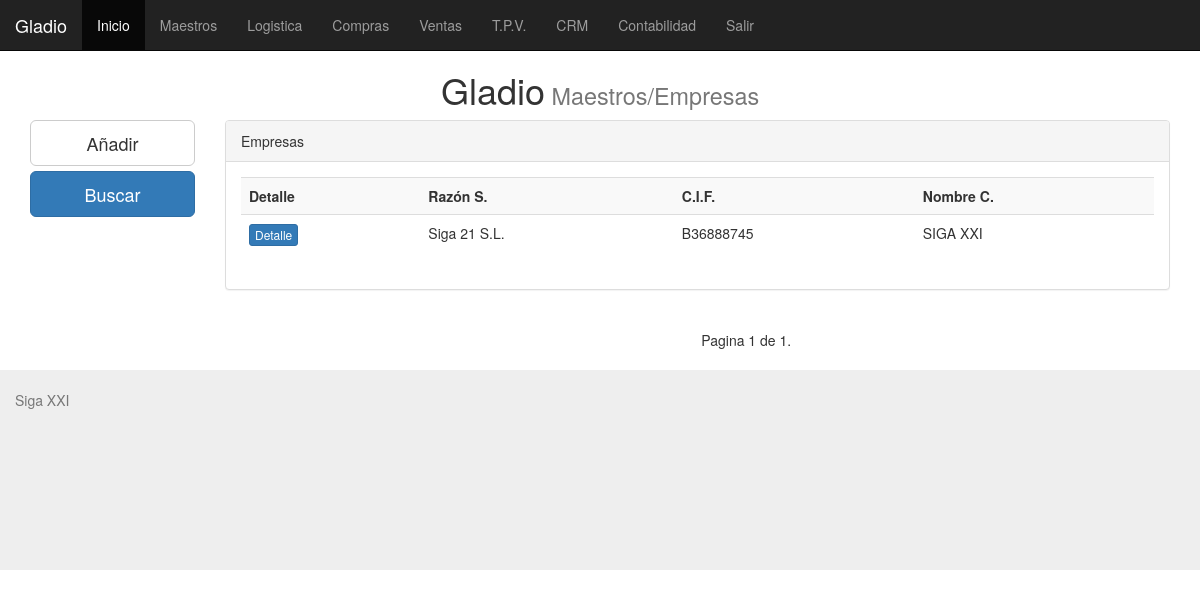
The app's page /empresa/ with its own data.
### pugio/models.py (models this page shows, shortened)
class empresa(models.Model):
   razon_social = models.CharField(max_length=100, null=False, blank=False)
   cif = models.CharField(max_length=15, null=False, blank=False)
   direccion_social = models.CharField(max_length=150, null=False, blank=False)
   provincia_social = models.ForeignKey(provincia, default=None, null=False, blank=False)
   poblacion_social = models.ForeignKey(poblacion, default=None, null=False, blank=False)
   cp_social = models.CharField(max_length=10, null=True, blank=True)
   pais = models.CharField(max_length=50, default='Espana', null=True, blank=True)
   telefono_social = models.CharField(max_length=15, null=True, blank=True)
   movil_social = models.CharField(max_length=15, null=True, blank=True)
   fax_social = models.CharField(max_length=15, null=True, blank=True)
   mail_social = models.EmailField(max_length=125, blank=True)
   web = models.URLField(max_length=150, blank=True)
   logotipo = models.ImageField(upload_to='imagenes', blank=True)
   nombre_comercial = models.CharField(max_length=100, null=False, blank=False)
   class Meta:
      verbose_name_plural = "Empresas"

### pugio/views.py (the view)
# urls.py: url(r'^empresa/',ListaEmpresa.as_view(), name = 'ListaEmpresa'),
class ListaEmpresa(ListView):
	queryset = empresa.objects.order_by('razon_social')
	context_objects_name = 'empresa'
	paginate_by = 10

### templates/pugio/empresa_list.html (shortened to what this page needs)
{% extends "base.html" %}
{%   load   staticfiles   %}
{% block titulo %} Maestros/Empresas {% endblock %}
{% block content %}
<row>
	<div class="col-md-2">
		<a href="#" class="btn btn-default btn-lg btn-block">Añadir</a>
		<a href="#" class="btn btn-primary btn-lg btn-block">Buscar</a>
		<br /><br /><br />
    </div>
    <div class="col-md-10" >
			<div class="panel panel-default">
			<div class="panel-heading">Empresas</div>
			<div class ="panel-body">
				{% if object_list %}
				<div class="table-responsive">
				<table class="table table-striped">
					<th>Detalle</th>
					<th>Razón S.</th>
					<th>C.I.F.</th>
					<th>Nombre C.</th>
					{% for empresa in object_list %}
						<tr>
							<td><a href="/empresa_detalle/{{empresa.id}}/" class="btn btn-primary btn-xs">Detalle</a></td>
							<td>{{ empresa.razon_social}}</td>
							<td>{{ empresa.cif }}</td>
							<td>{{ empresa.nombre_comercial }}</td>
					{% endfor %}
				  </table>
				</div>
		    {% else %}
        	<p class="text-warning">No hay empresas registradas.</p>
        {% endif %}
			</div>
		</div>
    </div>
</row>
<row>
	<div class="col-md-9 col-md-offset-3">
		<nav>
			<ul class="pager">
				<li> Pagina {{ page_obj.number }} de {{ paginator.num_pages }}.</li>
			</ul>
		</nav>
	</div>
</row>
{% endblock %}

### records on screen
empresa: razon_social "Siga 21 S.L.", cif "B36888745", nombre_comercial "SIGA XXI"

### other values on screen
{{ page_obj.number }} "1"
{{ paginator.num_pages }} "1"
